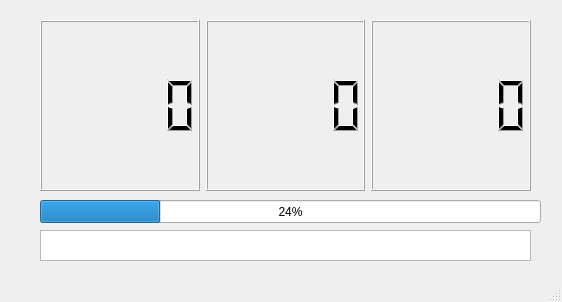
<?xml version="1.0" encoding="UTF-8"?>
<ui version="4.0">
 <class>MainClockWindow</class>
 <widget class="QMainWindow" name="MainClockWindow">
  <property name="geometry">
   <rect>
    <x>0</x>
    <y>0</y>
    <width>562</width>
    <height>302</height>
   </rect>
  </property>
  <property name="windowTitle">
   <string>MainWindow</string>
  </property>
  <widget class="QWidget" name="centralwidget">
   <widget class="QWidget" name="horizontalLayoutWidget">
    <property name="geometry">
     <rect>
      <x>40</x>
      <y>20</y>
      <width>491</width>
      <height>171</height>
     </rect>
    </property>
    <layout class="QHBoxLayout" name="horizontalLayout">
     <item>
      <widget class="QLCDNumber" name="lcdNumber"/>
     </item>
     <item>
      <widget class="QLCDNumber" name="lcdNumber_2"/>
     </item>
     <item>
      <widget class="QLCDNumber" name="lcdNumber_3"/>
     </item>
    </layout>
   </widget>
   <widget class="QProgressBar" name="progressBar">
    <property name="geometry">
     <rect>
      <x>40</x>
      <y>200</y>
      <width>501</width>
      <height>23</height>
     </rect>
    </property>
    <property name="value">
     <number>24</number>
    </property>
   </widget>
   <widget class="QTextBrowser" name="textBrowser">
    <property name="geometry">
     <rect>
      <x>40</x>
      <y>230</y>
      <width>491</width>
      <height>31</height>
     </rect>
    </property>
   </widget>
  </widget>
  <widget class="QMenuBar" name="menubar">
   <property name="geometry">
    <rect>
     <x>0</x>
     <y>0</y>
     <width>562</width>
     <height>21</height>
    </rect>
   </property>
  </widget>
  <widget class="QStatusBar" name="statusbar"/>
 </widget>
 <resources/>
 <connections/>
</ui>
